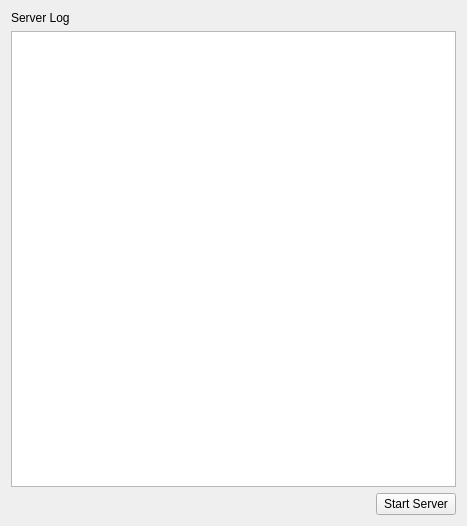
<?xml version="1.0" encoding="UTF-8"?>
<ui version="4.0">
 <class>ServerWindow</class>
 <widget class="QWidget" name="ServerWindow">
  <property name="geometry">
   <rect>
    <x>0</x>
    <y>0</y>
    <width>467</width>
    <height>526</height>
   </rect>
  </property>
  <property name="windowTitle">
   <string>Qt Simple Chat Server</string>
  </property>
  <layout class="QGridLayout" name="gridLayout">
   <item row="1" column="0" colspan="2">
    <widget class="QLabel" name="label">
     <property name="text">
      <string>Server Log</string>
     </property>
    </widget>
   </item>
   <item row="4" column="0">
    <spacer name="horizontalSpacer">
     <property name="orientation">
      <enum>Qt::Horizontal</enum>
     </property>
     <property name="sizeHint" stdset="0">
      <size>
       <width>298</width>
       <height>20</height>
      </size>
     </property>
    </spacer>
   </item>
   <item row="3" column="0" colspan="2">
    <widget class="QPlainTextEdit" name="logEditor">
     <property name="readOnly">
      <bool>true</bool>
     </property>
    </widget>
   </item>
   <item row="4" column="1">
    <widget class="QPushButton" name="startStopButton">
     <property name="text">
      <string>Start Server</string>
     </property>
    </widget>
   </item>
  </layout>
 </widget>
 <resources/>
 <connections/>
</ui>
